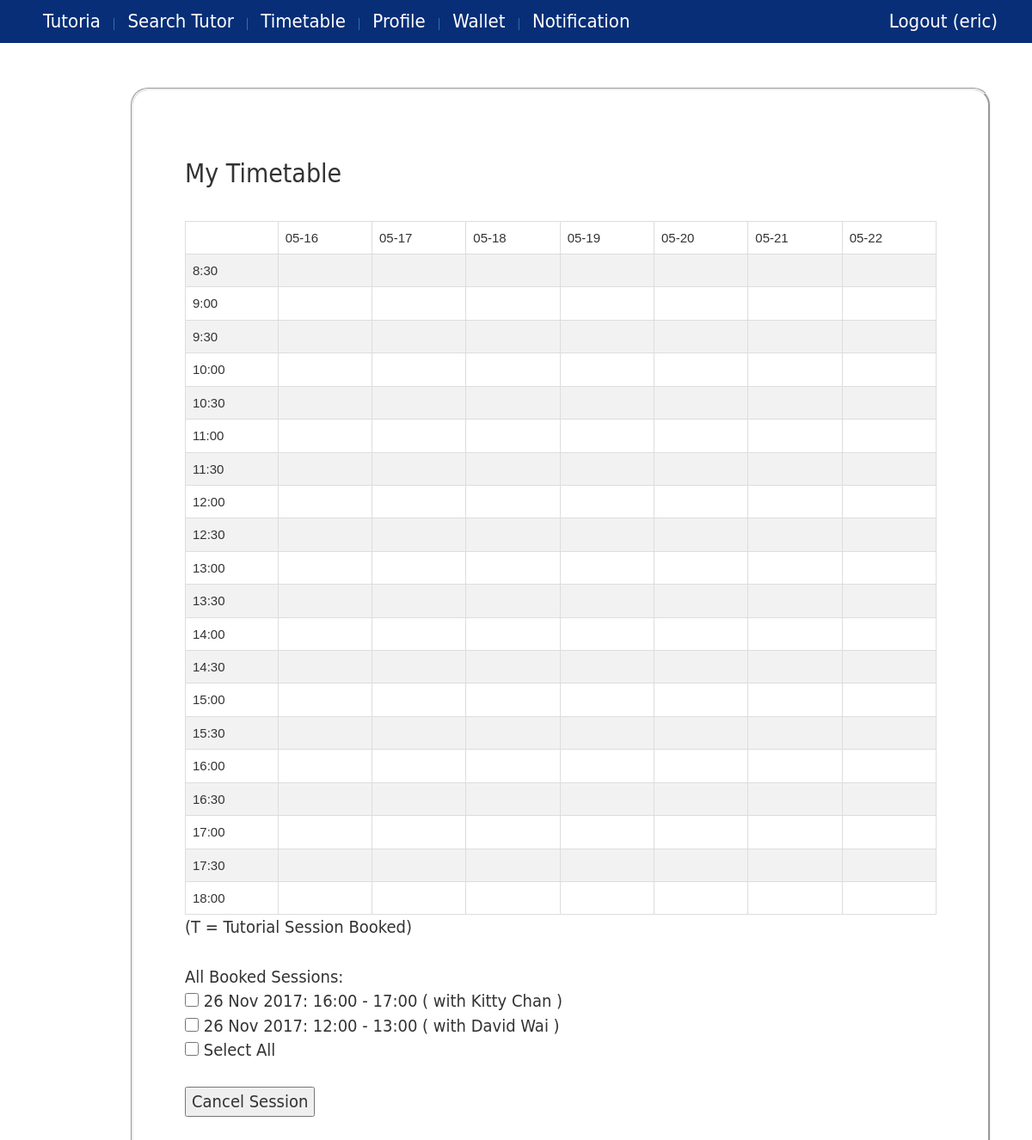
Page /timetable/ (signed in) on the earlier database version.
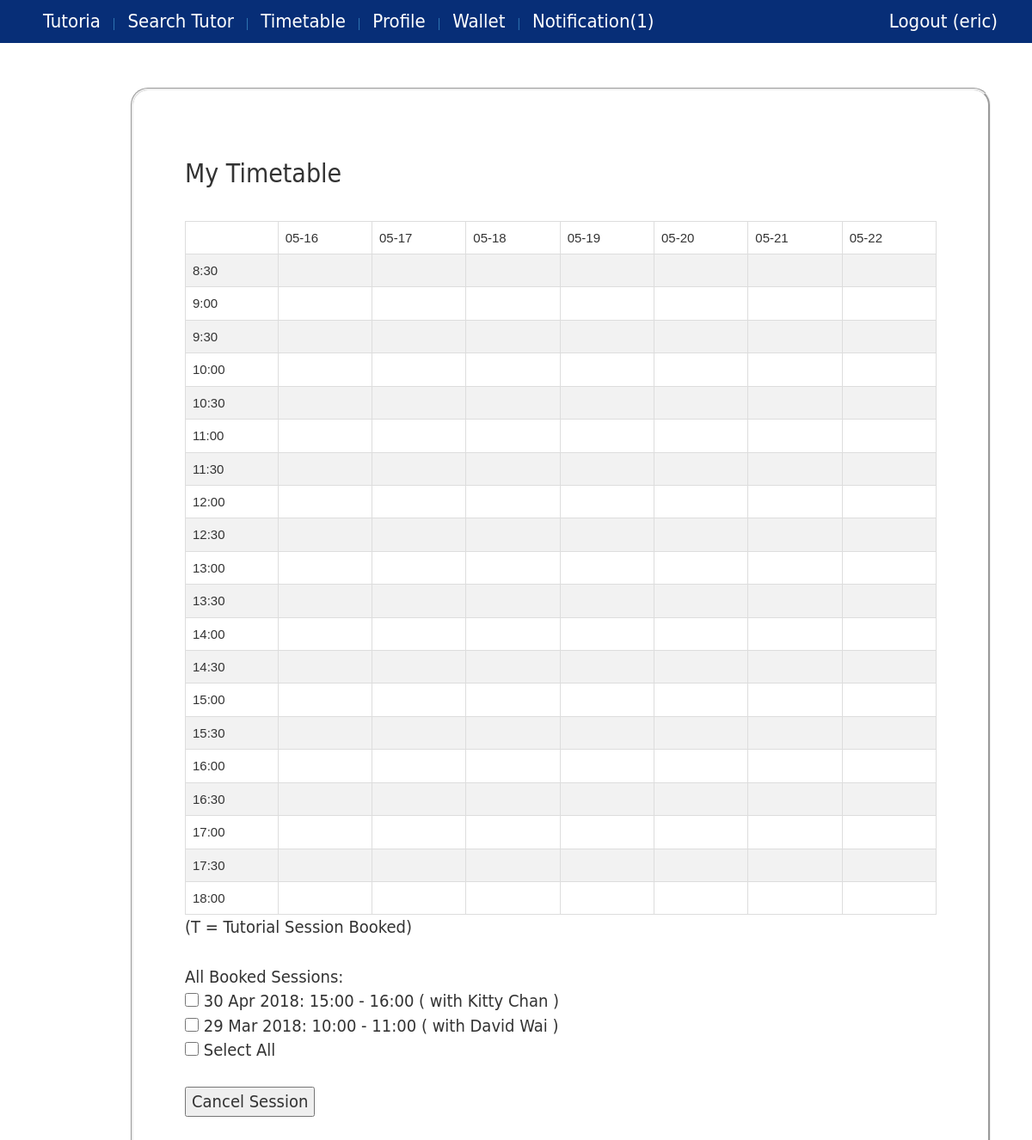
Same page on the later database version.
### core/models.py (models this page shows, shortened)
class Session(models.Model):
    student = models.ForeignKey(Student, on_delete=models.CASCADE, blank=True, null=True)
    tutor = models.ForeignKey(Tutor, on_delete=models.CASCADE)
    booking_date = models.DateTimeField(blank=True, null=True)
    start_date = models.DateTimeField()
    end_date = models.DateTimeField()
    status = models.CharField(max_length=10,blank=True,null=True) # possible value: booked, cancelled, locked, ended
    isCouponUsed = models.BooleanField(default=False)
    isBlackedout = models.BooleanField(default=False)
    @property
    def getStartTimeStr(self):
        local_timezone = timezone(settings.TIME_ZONE)
        return self.start_date.astimezone(local_timezone).strftime('%H:%M')
    @property
    def getEndTimeStr(self):
        local_timezone = timezone(settings.TIME_ZONE)
        return self.end_date.astimezone(local_timezone).strftime('%H:%M')
    @property
    def getBookedDateStr(self):
        local_timezone = timezone(settings.TIME_ZONE)
        return self.start_date.astimezone(local_timezone).strftime('%e %b %Y')

class Tutor(models.Model):
    profile = models.OneToOneField(Profile, on_delete=models.CASCADE)
    tutor_type =  models.ForeignKey(TutorType, blank=True, null=True )
    hourly_rate = models.DecimalField(max_digits=10, decimal_places=2, default=Decimal(0.0))
    tag = models.ManyToManyField(Tag, blank=True)
    university = models.ForeignKey(University, blank=True,null=True)
    course = models.ManyToManyField(Course, blank=True)
    bio = models.CharField(max_length=500, blank=True,null=True)
    isHideProfile = models.BooleanField(default=False)

class Profile(models.Model):
    user = models.OneToOneField(User, on_delete=models.CASCADE)
    phone = models.CharField(max_length=20)
    user_type =  models.ForeignKey(UserType)
    image = models.ImageField(upload_to='profile_image',blank=True)
    wallet = models.OneToOneField(Wallet)
    @property
    def isStudent(self):
        return self.user_type.user_type=="student" or self.user_type.user_type=="both"
    @property
    def isTutor(self):
        return self.user_type.user_type=="tutor" or self.user_type.user_type=="both"
    @property
    def getUserFullName(self):
        user=self.user
        fname=""
        if user.first_name != None:
            fname += user.first_name
        if user.first_name != None and user.last_name != None:
            fname += " " + user.last_name
        elif user.last_name != None:
            fname += user.last_name
        return fname
    @property
    def hasNotification(self):
        return len(Notification.objects.filter(profile=self,checked=False))>0
    @property
    def getNotificationNum(self):
        return len(Notification.objects.filter(profile=self,checked=False))

### core/views.py (the view, shortened to what this page needs)
# urls.py: url(r'^timetable/$', views.viewTimetable, name='view_timetable'),
@login_required
def viewTimetable(request):
    if request.user.username =="admin":
        request.session['title'] = "Restricted Access"
        request.session['message'] = "You are logged-in as admin."
        return HttpResponseRedirect(reverse('message'))
    context={}
    msg = ""
    row_list = generateProfileTimetable1(request.user.profile)
    context['row_list']=zip(*row_list)
    if request.user.profile.isTutor:
        row_list = generateProfileTimetable2(request.user.profile)
        context['row_list2']=zip(*row_list)
    user_profile = request.user.profile
    context['profile']=user_profile
    current = getCurrentDatetime()
    nextweek = current + timedelta(days=7)
    next2week = current + timedelta(days=14)
    if user_profile.isStudent :
        s = Session.objects.filter(student=user_profile.student).filter(isBlackedout=False).exclude(status="ended").exclude(status="cancelled").filter(end_date__lte=nextweek).order_by('-start_date')
        context['student_session_list'] = s
    return render(request, 'timetable.html', context)

### core/utility.py (called while the page is built, shortened)
def getCurrentDatetime():
    local_timezone = timezone(settings.TIME_ZONE)
    return datetime.now().astimezone(local_timezone)

def generateTimetableSymbol(date_start, date_end, profile):
    result = ""
    if profile.isStudent:
        session_list = Session.objects.filter(student=profile.student).filter(isBlackedout=False).exclude(status="cancelled").exclude(status="ended").exclude(end_date__lte=date_start).exclude(start_date__gte=date_end)
        if len(session_list)>0:
            result+="T " # tutorial session booked
    return result

### core/templates/timetable.html (shortened to what this page needs)
{% extends 'base.html' %}
{% block content %}
    <h2>My Timetable</h2><br/>
    <table class="timetable">
        {% for row in row_list %}
            <tr>
                {% for cell in row %}
                        <td>{{cell}}</td>
                {% endfor %}
            </tr>
        {% endfor %}
    </table>
    {% if user.profile.isStudent and not user.profile.isTutor %}
        (T = Tutorial Session Booked)
    {% elif not user.profile.isStudent and user.profile.isTutor%}
        (S = Tutoria appointment, B = Blacked-out timeslot)
    {% else %}
        (T = Tutorial Session Booked, S = Tutoria appointment, B = Blacked-out timeslot)
    {% endif %}
    <br/><br/>
    {% if user.profile.isStudent %}
        {% if not student_session_list %}
            <p>You don't have any tutorial session yet.</p>
        {% else %}
            All Booked Sessions:<br/>
            <form action="{% url 'view_timetable' %}" method="post">
                {% for s in student_session_list %}
                    <input type="checkbox" name="session_id" value="{{s.id}}" class="checkbox_group"/> {{s.getBookedDateStr}}:
                    {{s.getStartTimeStr}} - {{s.getEndTimeStr}}
                    ( with {{s.tutor.profile.getUserFullName}} )<br/>
                {% endfor %}
                <input type="checkbox" id="select_all" onclick="selectAll()" class="checkbox_group"/> Select All
                <br/><br/>
                <input type="submit" value="Cancel Session" onclick="return confirmCancelSession()">
            </form>
        {% endif %}
        <br/><br/>
    {% endif %}
    <br/>
{% endblock %}

### core/templates/base.html (shortened to what this page needs)
{% load static %}
<!DOCTYPE html>
<html>
<head>
    <link rel="stylesheet" href="{% static 'css/base.css' %}">
    <link rel="stylesheet" href="https://maxcdn.bootstrapcdn.com/bootstrap/3.3.7/css/bootstrap.min.css">
</head>
<body>
    <div id="wrapper">
        <header>
            <nav id="navigation">
                <ul>
                    <a href="{% url 'homepage' %}">
                        <li>Tutoria</li>
                    </a>
                    {% ifnotequal user.username "admin" %}
                        {% if user.is_authenticated %}
                            <a href="{% url 'search_tutor' %}">
                                | <li>Search Tutor</li>
                            </a>
                            <a href="{% url 'view_timetable' %}">
                                | <li>Timetable</li>
                            </a>
                            <a href="{% url 'edit_profile' %}">
                                | <li>Profile</li>
                            </a>
                            <a href="{% url 'view_wallet' %}">
                                | <li>Wallet</li>
                            </a>
                            <a href="{% url 'view_notification' %}">
                                {%if user.profile.hasNotification %}
                                    | <li>Notification({{user.profile.getNotificationNum}})</li>
                                {% else %}
                                    | <li>Notification</li>
                                {% endif %}
                            </a>
                            <a href="{% url 'logout' %}" id="logoutButton" class="pull-right">
                                <li>Logout ({{ user.username }}) </li>
                            </a>
                        {% endif %}
                    {% endifnotequal %}
                </ul>
            </nav>
        </header>
        <div id="main">
            <article>
                <section class="box">
                    {% block content %} {% endblock %}
        </div>
    </div>
</body>
</html>

Differences in the rows shown:
no longer on this page (row edited): Session: getBookedDateStr "26 Nov 2017", getStartTimeStr "16:00", getEndTimeStr "17:00", tutor.profile.getUserFullName "Kitty Chan"
no longer on this page (row edited): Session: getBookedDateStr "26 Nov 2017", getStartTimeStr "12:00", getEndTimeStr "13:00", tutor.profile.getUserFullName "David Wai"
added Session: getBookedDateStr "30 Apr 2018", getStartTimeStr "15:00", getEndTimeStr "16:00", tutor.profile.getUserFullName "Kitty Chan"
added Session: getBookedDateStr "29 Mar 2018", getStartTimeStr "10:00", getEndTimeStr "11:00", tutor.profile.getUserFullName "David Wai"
Other differences:
{{ user.profile.getNotificationNum }}: (not shown) → "1"
text no longer shown: "Notification"
text now shown: "Notification( )"
